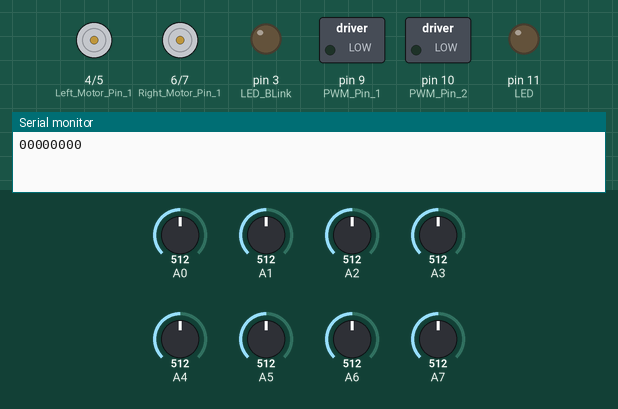
This sketch was run on a simulated Arduino Nano, built with avr-gcc and run on an emulated ATmega328P. Parts: motor-driver pin pairs drawn as motors (green arrow = first pin HIGH = forward, orange = second pin HIGH = backward, longer = more drive), switched loads named in the sketch (green lamp = pin HIGH), output pins drawn as LEDs (lit = HIGH), the last lines printed to the serial monitor. The test bench sets the inputs (shaded band); at power-on: A0 = 512, A7 = 512, A1 = 512, A2 = 512, A3 = 512, A4 = 512, A5 = 512, A6 = 512.

Above: at 8.7 s.
8.8 s: A0 set to 583
20.7 s: A0 set to 610
27.5 s: A7 set to 584
34.3 s: A7 set to 611
At 40.9 s:
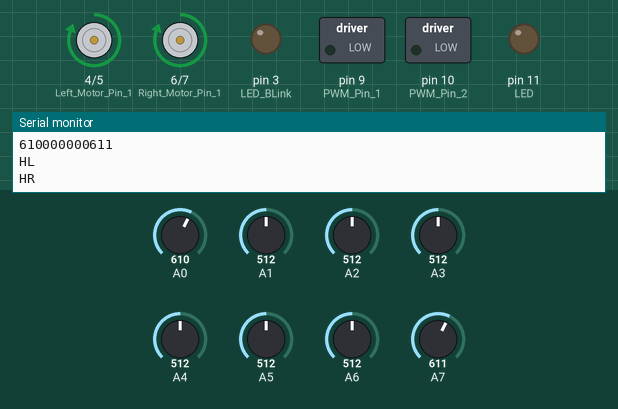
41.1 s: A7 set to 490
At 41.6 s:
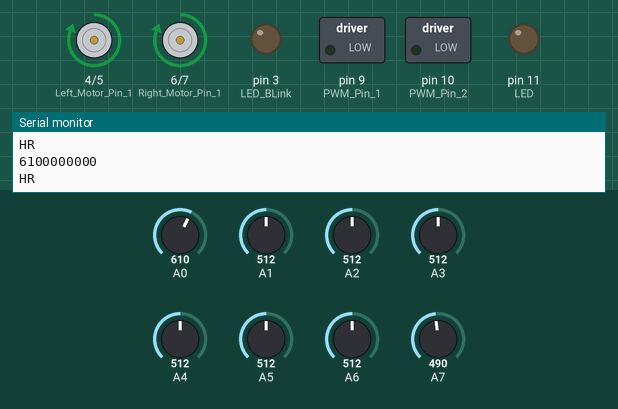
47.9 s: A7 set to 716
At 48.9 s:
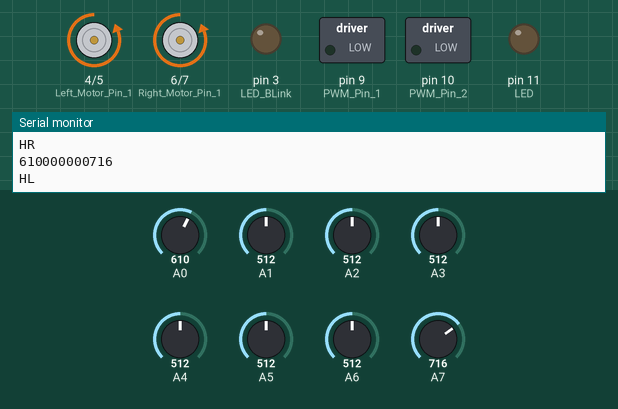
Timing chart, 0 to 55.7 s (numbered marks = the images above; inputs shaded):
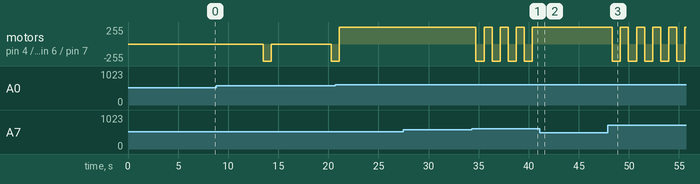

The sketch:

try3.ino
```cpp
#include <QTRSensors.h>
  QTRSensorsRC qtr((char[]){A0,A1,A2,A3,A4,A5,A6,A7},8);
int endPoint =0;
int count=0;
static int a[200];
int x=0;
int sensor[8]={0, 0, 0, 0, 0,0,0,0};
int strt,j=0,k=0,i,ir;
int LED = 11;
int flag=0;
void read_sensor_values();
void readData();

void HardRight(){
    analogWrite(4,255);
    analogWrite(5,0);
    analogWrite(6,255);//RIGHT
    analogWrite(7,0);
    Serial.println("HR ");
   }
  void HardLeft(){
    analogWrite(4,0);
    analogWrite(5,255);
    analogWrite(6,0);//left
    analogWrite(7,255);
    Serial.println("HL ");
  }
  void Straight(){
    analogWrite(4,255);
    analogWrite(5,0);
    analogWrite(6,0);
    analogWrite(7,255);
    Serial.println(" | ");
}

void SoftLeft()
{
    analogWrite(4,150);
    analogWrite(5,0);
    analogWrite(6,0);
    analogWrite(7,200);
}

void SoftRight()
{
    analogWrite(4,200);
    analogWrite(5,0);
    analogWrite(6,0);
    analogWrite(7,150);
}
void speeds(int a, int b){
  analogWrite(9, a);
  analogWrite(10, b);
}
/*digitalWrite()*/

//algo
void func1(){
  for(i=0;i<200;i++)
  {
    if(a[i]==4)
    { //    L L B R L ->S
      if((a[i-2]==1)&&(a[i-1]==1)&&(a[i+1]==2)&&(a[i+2]==1))
      {   //printf(" llbrl found");
          a[i-2]=3;
         for(j=i+3;j<200;j++)
            a[j-4]=a[j];
        i-=2;
      }
      //   L L B R L->S
      if((a[i-2]==1)&&(a[i-1]==2)&&(a[i+1]==1)&&(a[i+2]==1))
      {    //printf("lrbll found");
         x+=3;
         a[i-2]=3;
         for(j=i+3;j<200;j++)
            a[j-4]=a[j];
        i-=2;
      }
      //   L B L -> S
      if((a[i-1]==1)&&(a[i+1]==1))
      {      //printf("lbl found");
        a[i-1]=3;
        x+=2;
        for(j=i+2;j<200-x;j++)
            a[j-2]=a[j];
        i-=1;
      }  //  L B S->R
      if((a[i-1]==1)&&(a[i+1]==3))
      {     //printf("lbs found");
        a[i-1]=2;
        x+=2;
        for(j=i+2;j<200;j++)
            a[j-2]=a[j];
        i-=1;
      }
      //     S B L -> R
      if((a[i-1]==3)&&(a[i+1]==1))
      {    // printf("sbl found");
        a[i-1]=2;
        for(j=i+2;j<200;j++)
            a[j-2]=a[j];
        i--;
      }

    }
}
}


//finalrun
void led_blink()
{

   digitalWrite(LED, HIGH);   // turn the LED on (HIGH is the voltage level)
  delay(5000);                 // wait for a second
                      // wait for a second
}
void follow()
{
 if(flag=0){
   if((sensor[0]==0)&&(sensor[1]==0)&&(sensor[2]==0)&&(sensor[3]==0)&&(sensor[4]==0)&&(sensor[5]==0)&&(sensor[6]==0)&&(sensor[7]==0)&&(ir==0))
  {   digitalWrite(4,0);
    digitalWrite(5,0);
    digitalWrite(6,255);//RIGHT
    digitalWrite(7,0);
    delay(5000);
      endPoint=1;
    }
  if((sensor[0]==1)&&(sensor[1]==1)&&(sensor[2]==1)&&(sensor[3]==1)&&(sensor[4]==1)&&(sensor[5]==1)&&(sensor[6]==1)&&(sensor[7]==1))
            HardLeft();
  if((sensor[0]!=0)&&(sensor[1]!=0)&&(sensor[2]!=1)&&(sensor[3]!=1)&&(sensor[4]!=1)&&(sensor[5]!=1)&&(sensor[6]!=0)&&(sensor[7]!=0))
   {         Straight();
            flag=0;
   }
  if((sensor[0]!=0)&&(sensor[1]!=1)&&(sensor[2]!=1)&&(sensor[3]!=1)&&(sensor[4]!=1)&&(sensor[5]!=0)&&(sensor[6]!=0)&&(sensor[7]!=0))
   {         Straight();
             flag=0;
   }
  if((sensor[0]!=0)&&(sensor[1]!=0)&&(sensor[2]!=0)&&(sensor[3]!=1)&&(sensor[4]!=1)&&(sensor[5]!=1)&&(sensor[6]!=1)&&(sensor[7]!=0))
   {         Straight();
              flag=0;
   }
    if((sensor[0]!=0)&&(sensor[1]!=0)&&(sensor[3]!=1)&&(sensor[4]!=1)&&(sensor[6]!=0)&&(sensor[7]!=0))
   {         Straight();
              flag=0;
   }

  if((sensor[0]!=1)&&(sensor[1]!=1)&&(sensor[2]!=1)&&(sensor[3]!=1)&&(sensor[4]!=1)&&(sensor[5]!=0)&&(sensor[6]!=0)&&(sensor[7]!=0))
   {         flag=1;
   }
  if((sensor[0]!=1)&&(sensor[1]!=1)&&(sensor[2]!=1)&&(sensor[3]!=1)&&(sensor[4]!=1)&&(sensor[5]!=1)&&(sensor[6]!=0)&&(sensor[7]!=0))
    {        flag=1;
    }
  if((sensor[0]!=1)&&(sensor[1]!=1)&&(sensor[2]!=1)&&(sensor[3]!=1)&&(sensor[4]!=1)&&(sensor[5]!=1)&&(sensor[6]!=1)&&(sensor[7]!=0))
    {        flag=1;
    }
  if((sensor[0]!=0)&&(sensor[1]!=1)&&(sensor[2]!=1)&&(sensor[3]!=1)&&(sensor[4]!=1)&&(sensor[5]!=1)&&(sensor[6]!=1)&&(sensor[7]!=1))
   {         flag=1;
   }
  if((sensor[0]!=0)&&(sensor[1]!=0)&&(sensor[2]!=1)&&(sensor[3]!=1)&&(sensor[4]!=1)&&(sensor[5]!=1)&&(sensor[6]!=1)&&(sensor[7]!=1))
   {         flag=1;
   }
  if((sensor[0]!=0)&&(sensor[1]!=0)&&(sensor[2]!=0)&&(sensor[3]!=1)&&(sensor[4]!=1)&&(sensor[5]!=1)&&(sensor[6]!=1)&&(sensor[7]!=1))
   {         flag=1;
   }
  if((sensor[0]==0)&&(sensor[1]==0)&&(sensor[2]==0)&&(sensor[3]==0)&&(sensor[4]==0)&&(sensor[5]==0)&&(sensor[6]==0)&&(sensor[7]==0))
   {         flag=1;
   }
 }

  else if(flag==1)
  {
    if(a[i]==1)  HardLeft();
    if(a[i]==2)  HardRight();
    if(a[i]==3)  Straight();
    if(a[i]==4)  HardLeft();
  }

}

int movedx()
{   int local=1;
   digitalWrite(4,HIGH);
    digitalWrite(5,LOW);
     digitalWrite(6,LOW);//left
    digitalWrite(7,HIGH);
    delay(500);
  sensor[1] = analogRead(A1);
  sensor[2] = analogRead(A2);
  sensor[3] = analogRead(A3);
  sensor[4] = analogRead(A4);
  sensor[5] = analogRead(A5);
  sensor[6] = analogRead(A6);
  sensor[7] = analogRead(A7);
  for(i=0;i<8;i++)
  {
    if(sensor[i]<500)  sensor[i]=0;
    if(sensor[i]>800)  sensor[i]=1;
  }
     if((sensor[0]==1)&&(sensor[1]==1)&&(sensor[2]==1)&&(sensor[3]==1)&&(sensor[4]==1)&&(sensor[5]==1)&&(sensor[6]==1)&&(sensor[7]==1))
           local=0;
   digitalWrite(4,LOW);
   digitalWrite(5,HIGH);
      digitalWrite(6,HIGH);//left
    digitalWrite(7,LOW);
    delay(500);
   return local;
}
void unode()
{
  a[k++]=1;
  HardLeft();
  delay(800);
}
void lnode()
{
  a[k++]=1;
   HardLeft();
  delay(800);

}
void rnode()
{
 strt = 0;//movedx();
   if(strt==0)
   { a[k++]=2;
     HardRight();
       delay(800);
   }
  if(strt==1)
  {  a[k++]=3;
   Straight();
     delay(800);

  }

}
void forward()
{
  a[k++]=3;
  Straight();
}
void lrnode()
{
 //strt = movedx();
 a[k++]=1;
  HardLeft();
    delay(800);

}
void readData(){
  sensor[0]=analogRead(A0);
  sensor[1]=analogRead(A1);
  sensor[2]=analogRead(A2);
  sensor[3]=analogRead(A3);
  sensor[4]=analogRead(A4);
  sensor[5]=analogRead(A5);
  sensor[6]=analogRead(A6);
  sensor[7]=analogRead(A7);
  ir=digitalRead(3);
 for(i=0;i<8;i++)
  {
    if(sensor[i]<600)  sensor[i]=0;
    if(sensor[i]>800)  sensor[i]=1;
  }

Serial.print(sensor[0]);
Serial.print(sensor[1]);
Serial.print(sensor[2]);
Serial.print(sensor[3]);

Serial.print(sensor[4]);
Serial.print(sensor[5]);
Serial.print(sensor[6]);
Serial.println(sensor[7]);
}
void read_sensor_values()
{
  readData();
  //UTURN
  if((sensor[0]==0)&&(sensor[1]==0)&&(sensor[2]==0)&&(sensor[3]==0)&&(sensor[4]==0)&&(sensor[5]==0)&&(sensor[6]==0)&&(sensor[7]==0)&&(ir==0))
  { count==1;
     func1();
      digitalWrite(4,LOW);
   digitalWrite(5,LOW);
      digitalWrite(6,LOW);//left
    digitalWrite(7,LOW);
     delay(6000);
    }
  if((sensor[0]==1)&&(sensor[1]==1)&&(sensor[2]==1)&&(sensor[3]==1)&&(sensor[4]==1)&&(sensor[5]==1)&&(sensor[6]==1)&&(sensor[7]==1))
            unode();
  if((sensor[0]!=0)&&(sensor[1]!=0)&&(sensor[2]!=1)&&(sensor[3]!=1)&&(sensor[4]!=1)&&(sensor[5]!=1)&&(sensor[6]!=0)&&(sensor[7]!=0))
            forward();
  if((sensor[0]!=0)&&(sensor[1]!=1)&&(sensor[2]!=1)&&(sensor[3]!=1)&&(sensor[4]!=1)&&(sensor[5]!=0)&&(sensor[6]!=0)&&(sensor[7]!=0))
            forward();
  if((sensor[0]!=0)&&(sensor[1]!=0)&&(sensor[2]!=0)&&(sensor[3]!=1)&&(sensor[4]!=1)&&(sensor[5]!=1)&&(sensor[6]!=1)&&(sensor[7]!=0))
            forward();
  if((sensor[0]!=1)&&(sensor[1]!=1)&&(sensor[2]!=1)&&(sensor[3]!=1)&&(sensor[4]!=1)&&(sensor[5]!=0)&&(sensor[6]!=0)&&(sensor[7]!=0))
            lnode();
  if((sensor[0]!=1)&&(sensor[1]!=1)&&(sensor[2]!=1)&&(sensor[3]!=1)&&(sensor[4]!=1)&&(sensor[5]!=1)&&(sensor[6]!=0)&&(sensor[7]!=0))
            lnode();
  if((sensor[0]!=1)&&(sensor[1]!=1)&&(sensor[2]!=1)&&(sensor[3]!=1)&&(sensor[4]!=1)&&(sensor[5]!=1)&&(sensor[6]!=1)&&(sensor[7]!=0))
            lnode();
  if((sensor[0]!=0)&&(sensor[1]!=1)&&(sensor[2]!=1)&&(sensor[3]!=1)&&(sensor[4]!=1)&&(sensor[5]!=1)&&(sensor[6]!=1)&&(sensor[7]!=1))
            rnode();
  if((sensor[0]!=0)&&(sensor[1]!=0)&&(sensor[2]!=1)&&(sensor[3]!=1)&&(sensor[4]!=1)&&(sensor[5]!=1)&&(sensor[6]!=1)&&(sensor[7]!=1))
            rnode();
  if((sensor[0]!=0)&&(sensor[1]!=0)&&(sensor[2]!=0)&&(sensor[3]!=1)&&(sensor[4]!=1)&&(sensor[5]!=1)&&(sensor[6]!=1)&&(sensor[7]!=1))
            rnode();
  if((sensor[0]==0)&&(sensor[1]==0)&&(sensor[2]==0)&&(sensor[3]==0)&&(sensor[4]==0)&&(sensor[5]==0)&&(sensor[6]==0)&&(sensor[7]==0))
            lrnode();

}


void setup() {
 pinMode(A0,INPUT);
  pinMode(A1,INPUT);
  pinMode(A2,INPUT);
  pinMode(A3,INPUT);
  pinMode(A4,INPUT);
  pinMode(A5,INPUT);
  pinMode(A6,INPUT);
  pinMode(A7,INPUT);


  for(i=0;i<250;i++)
  {
    qtr.calibrate();
    delay(5);

 }
  // put your setup code here, to run once:
pinMode(9,OUTPUT); //PWM Pin 1
 pinMode(10,OUTPUT); //PWM Pin 2
 pinMode(4,OUTPUT); //Left Motor Pin 1
 pinMode(5,OUTPUT); //Left Motor Pin 2
 pinMode(6,OUTPUT); //Right Motor Pin 1
 pinMode(7,OUTPUT);  //Right Motor Pin 2
 pinMode(3,OUTPUT);   //LED BLink
   pinMode(LED, OUTPUT);

 Serial.begin(9600);
}
void loop() {
  // put your main code here, to run repeatedly:
if(count==0)
{
    read_sensor_values();

}
else
{readData();
 i=0;
  follow();

  if(endPoint==1)
   led_blink();
 }
}

/*
 * if(s[0]==0 && 8times &irsensor==1)
 *  endPoint =1;
 *  stop();
 */

//code for dry run that will change the value of endPoint to 1 when it reach at end
```

Measured:
- the behaviour switches between 599 and 600 on A7 (found by bisection; images 0 and 1)
- after the input at 34.3 s, motor on pin 4 (Left_Motor_Pin_1) / pin 5 (Left_Motor_Pin_2), motor on pin 6 (Right_Motor_Pin_1) / pin 7 (Right_Motor_Pin_2): alternates forward 255/255 for 0.80 s and backward 255/255 for 0.80 s, starting after 0.44 s
- after the input at 41.1 s, motor on pin 4 (Left_Motor_Pin_1) / pin 5 (Left_Motor_Pin_2), motor on pin 6 (Right_Motor_Pin_1) / pin 7 (Right_Motor_Pin_2): stops changing and stays forward 255/255
- after the input at 47.9 s, motor on pin 4 (Left_Motor_Pin_1) / pin 5 (Left_Motor_Pin_2), motor on pin 6 (Right_Motor_Pin_1) / pin 7 (Right_Motor_Pin_2): alternates forward 255/255 for 0.80 s and backward 255/255 for 0.80 s, starting after 0.46 s
